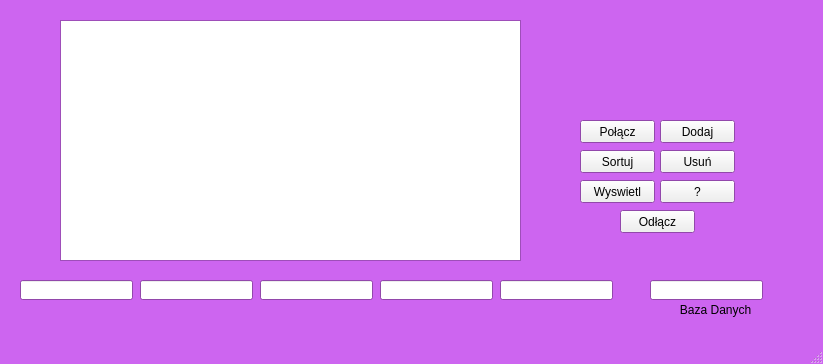
<?xml version="1.0" encoding="UTF-8"?>
<ui version="4.0">
 <class>MainWindow</class>
 <widget class="QMainWindow" name="MainWindow">
  <property name="geometry">
   <rect>
    <x>0</x>
    <y>0</y>
    <width>823</width>
    <height>364</height>
   </rect>
  </property>
  <property name="palette">
   <palette>
    <active>
     <colorrole role="Base">
      <brush brushstyle="SolidPattern">
       <color alpha="255">
        <red>255</red>
        <green>255</green>
        <blue>255</blue>
       </color>
      </brush>
     </colorrole>
     <colorrole role="Window">
      <brush brushstyle="SolidPattern">
       <color alpha="255">
        <red>205</red>
        <green>101</green>
        <blue>240</blue>
       </color>
      </brush>
     </colorrole>
    </active>
    <inactive>
     <colorrole role="Base">
      <brush brushstyle="SolidPattern">
       <color alpha="255">
        <red>255</red>
        <green>255</green>
        <blue>255</blue>
       </color>
      </brush>
     </colorrole>
     <colorrole role="Window">
      <brush brushstyle="SolidPattern">
       <color alpha="255">
        <red>205</red>
        <green>101</green>
        <blue>240</blue>
       </color>
      </brush>
     </colorrole>
    </inactive>
    <disabled>
     <colorrole role="Base">
      <brush brushstyle="SolidPattern">
       <color alpha="255">
        <red>205</red>
        <green>101</green>
        <blue>240</blue>
       </color>
      </brush>
     </colorrole>
     <colorrole role="Window">
      <brush brushstyle="SolidPattern">
       <color alpha="255">
        <red>205</red>
        <green>101</green>
        <blue>240</blue>
       </color>
      </brush>
     </colorrole>
    </disabled>
   </palette>
  </property>
  <property name="windowTitle">
   <string>MainWindow</string>
  </property>
  <widget class="QWidget" name="centralwidget">
   <widget class="QPushButton" name="show">
    <property name="geometry">
     <rect>
      <x>580</x>
      <y>180</y>
      <width>75</width>
      <height>23</height>
     </rect>
    </property>
    <property name="text">
     <string>Wyswietl</string>
    </property>
   </widget>
   <widget class="QPushButton" name="sort">
    <property name="geometry">
     <rect>
      <x>580</x>
      <y>150</y>
      <width>75</width>
      <height>23</height>
     </rect>
    </property>
    <property name="text">
     <string>Sortuj</string>
    </property>
   </widget>
   <widget class="QPushButton" name="con">
    <property name="geometry">
     <rect>
      <x>580</x>
      <y>120</y>
      <width>75</width>
      <height>23</height>
     </rect>
    </property>
    <property name="text">
     <string>Połącz</string>
    </property>
   </widget>
   <widget class="QPushButton" name="add">
    <property name="geometry">
     <rect>
      <x>660</x>
      <y>120</y>
      <width>75</width>
      <height>23</height>
     </rect>
    </property>
    <property name="text">
     <string>Dodaj</string>
    </property>
   </widget>
   <widget class="QPushButton" name="del">
    <property name="geometry">
     <rect>
      <x>660</x>
      <y>150</y>
      <width>75</width>
      <height>23</height>
     </rect>
    </property>
    <property name="text">
     <string>Usuń</string>
    </property>
   </widget>
   <widget class="QPushButton" name="help">
    <property name="geometry">
     <rect>
      <x>660</x>
      <y>180</y>
      <width>75</width>
      <height>23</height>
     </rect>
    </property>
    <property name="text">
     <string>?</string>
    </property>
   </widget>
   <widget class="QLineEdit" name="t1">
    <property name="geometry">
     <rect>
      <x>20</x>
      <y>280</y>
      <width>113</width>
      <height>20</height>
     </rect>
    </property>
   </widget>
   <widget class="QLineEdit" name="t2">
    <property name="geometry">
     <rect>
      <x>140</x>
      <y>280</y>
      <width>113</width>
      <height>20</height>
     </rect>
    </property>
   </widget>
   <widget class="QLineEdit" name="t3">
    <property name="geometry">
     <rect>
      <x>260</x>
      <y>280</y>
      <width>113</width>
      <height>20</height>
     </rect>
    </property>
   </widget>
   <widget class="QLineEdit" name="t4">
    <property name="geometry">
     <rect>
      <x>380</x>
      <y>280</y>
      <width>113</width>
      <height>20</height>
     </rect>
    </property>
   </widget>
   <widget class="QLineEdit" name="t5">
    <property name="geometry">
     <rect>
      <x>500</x>
      <y>280</y>
      <width>113</width>
      <height>20</height>
     </rect>
    </property>
   </widget>
   <widget class="QPushButton" name="exit">
    <property name="geometry">
     <rect>
      <x>620</x>
      <y>210</y>
      <width>75</width>
      <height>23</height>
     </rect>
    </property>
    <property name="text">
     <string>Odłącz</string>
    </property>
   </widget>
   <widget class="QLineEdit" name="baza">
    <property name="geometry">
     <rect>
      <x>650</x>
      <y>280</y>
      <width>113</width>
      <height>20</height>
     </rect>
    </property>
   </widget>
   <widget class="QLabel" name="label">
    <property name="geometry">
     <rect>
      <x>670</x>
      <y>300</y>
      <width>81</width>
      <height>20</height>
     </rect>
    </property>
    <property name="text">
     <string>   Baza Danych</string>
    </property>
   </widget>
   <widget class="QTableView" name="tabela">
    <property name="geometry">
     <rect>
      <x>60</x>
      <y>20</y>
      <width>461</width>
      <height>241</height>
     </rect>
    </property>
   </widget>
  </widget>
  <widget class="QMenuBar" name="menubar">
   <property name="geometry">
    <rect>
     <x>0</x>
     <y>0</y>
     <width>823</width>
     <height>21</height>
    </rect>
   </property>
  </widget>
  <widget class="QStatusBar" name="statusbar"/>
 </widget>
 <resources/>
 <connections/>
</ui>
